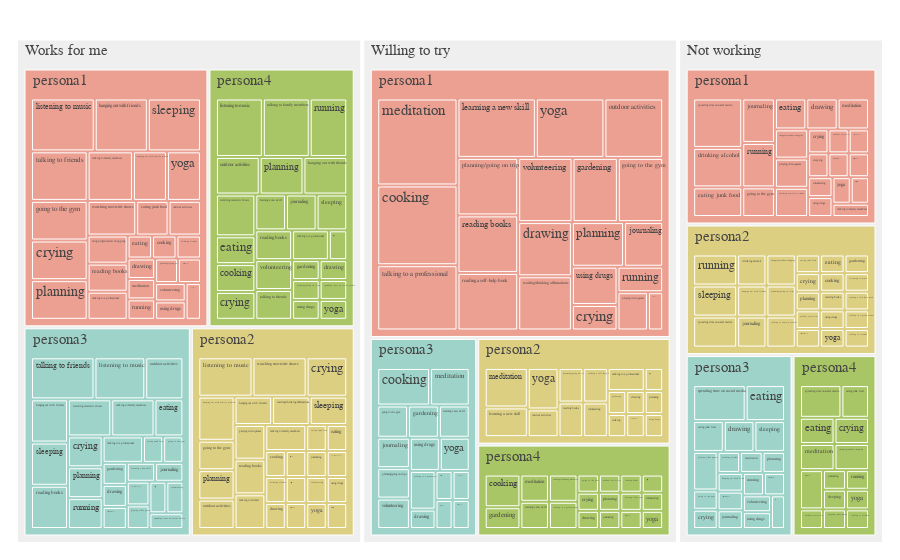

Notebook code cell kept with this figure:
### Code cell
df3 = pd.read_csv('./data/data4.csv')
levels = ['Strategies','Type']
color_columns = 'Weight'
value_column = 'Weight'
def build_hierarchical_dataframe(df, levels, value_column, color_columns=None):
    """
    Build a hierarchy of levels for Sunburst or Treemap charts.


    Levels are given starting from the bottom to the top of the hierarchy,
    ie the last level corresponds to the root.
    """
    df_all_trees = pd.DataFrame(columns=['id', 'parent', 'value', 'color'])
    for i, level in enumerate(levels):
        df_tree = pd.DataFrame(columns=['id', 'parent', 'value', 'color'])
        dfg = df.groupby(levels[i:]).sum()
        dfg = dfg.reset_index()
        df_tree['id'] = dfg[level].copy()
        if i < len(levels) - 1:
            df_tree['parent'] = dfg[levels[i+1]].copy()
        else:
            df_tree['parent'] = 'total'
        df_tree['value'] = dfg[value_column]
        df_tree['color'] = dfg[color_columns]
        df_all_trees = df_all_trees.append(df_tree, ignore_index=True)
    total = pd.Series(dict(id='total', parent='',
                              value=df[value_column].sum(),
                              color=df[color_columns].sum() ))
    df_all_trees = df_all_trees.append(total, ignore_index=True)
    df_all_trees = df_all_trees[df_all_trees.value != 0]
    return df_all_trees
#df_all_trees = build_hierarchical_dataframe(df3, levels, value_column, color_columns)
#print(df_all_trees)
#average_score = 0.2

#fig = go.Figure()

# fig.add_trace(go.Treemap(
#     labels=df_all_trees['id'],
#     parents=df_all_trees['parent'],
#     values=df_all_trees['value'],
#     branchvalues='total',
#     # marker=dict(
#     #     colors=df_all_trees['color'],
#     #     colorscale='RdBu'
#     #      #cmid=average_score
#     #     ),
#     #hovertemplate='<b>%{label} </b> <br> Sales: %{value}<br> Success rate: %{color:.2f}',
#     name=''
#     ))
import plotly.express as px

fig=px.treemap(df3,
path=['Type','Persona','Strategies'],
values='Weight',branchvalues='total',color='Persona',
color_discrete_map={'persona1':'#eba092', 'persona2':'#dccf82', 'persona3':'9dd3c8', 'persona4':'a8c665'\
#,'Not working':'#efefef','Works for me':'#cecece','Willing to try':'#adadad'\
,'(?)':'#efefef'
} )
# fig.add_trace(go.Treemap(
#     labels=df_all_trees['id'],
#     parents=df_all_trees['parent'],
#     values=df_all_trees['value'],
#     branchvalues='total',
#     marker=dict(
#         colors=df_all_trees['color'],
#         colorscale='RdBu',
#         cmid=average_score
#          ),
#     #hovertemplate='<b>%{label} </b> <br> Sales: %{value}<br> Success rate: %{color:.2f}',
#     maxdepth=2
#     ), 1, 2)
#fig.update_layout(uniformtext=dict(minsize=15, mode='hide'))
fig.update_layout(font=dict(family='courier',size=15))
# Add image
# fig.add_layout_image(
#     dict(
#         source="pic/P2Label.png",
#         x=0.75,
#         y=0.65,
#     )
# )

fig.update_layout(margin=dict(t=10, b=10, r=10, l=10))
fig.show()

### Figure 1 — Plotly figure (JSON) as saved in the notebook; plotly's stock layout.template omitted (floating-point values rounded to 4 significant figures; data arrays with more than 128 entries replaced by an {"elided": "..."} marker saying what was removed)
{"data": [{"branchvalues": "total", "customdata": {"elided": "399x1 str values"}, "domain": {"x": [0, 1], "y": [0, 1]}, "hovertemplate": "labels=%{label}<br>Weight=%{value}<br>parent=%{parent}<br>id=%{id}<br>Persona=%{customdata[0]}<extra></extra>", "ids": {"elided": "399 str values"}, "labels": {"elided": "399 str values"}, "marker": {"colors": {"elided": "399 str values"}}, "name": "", "parents": {"elided": "399 str values"}, "type": "treemap", "values": {"elided": "399 int values"}}], "layout": {"font": {"family": "courier", "size": 15}, "legend": {"tracegroupgap": 0}, "margin": {"b": 10, "l": 10, "r": 10, "t": 10}}}
